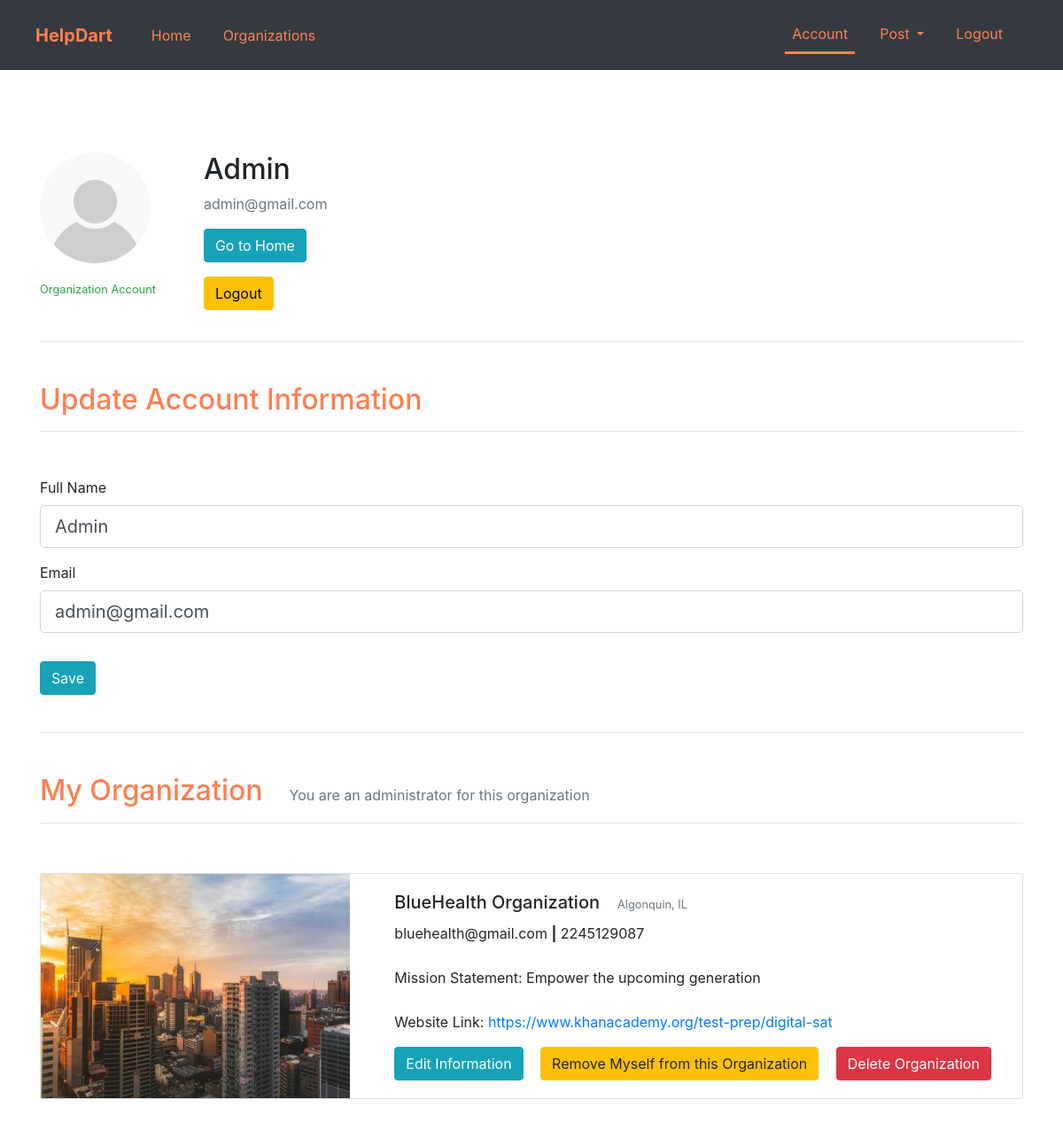
/account (signed in), run on an earlier commit of the app's database.
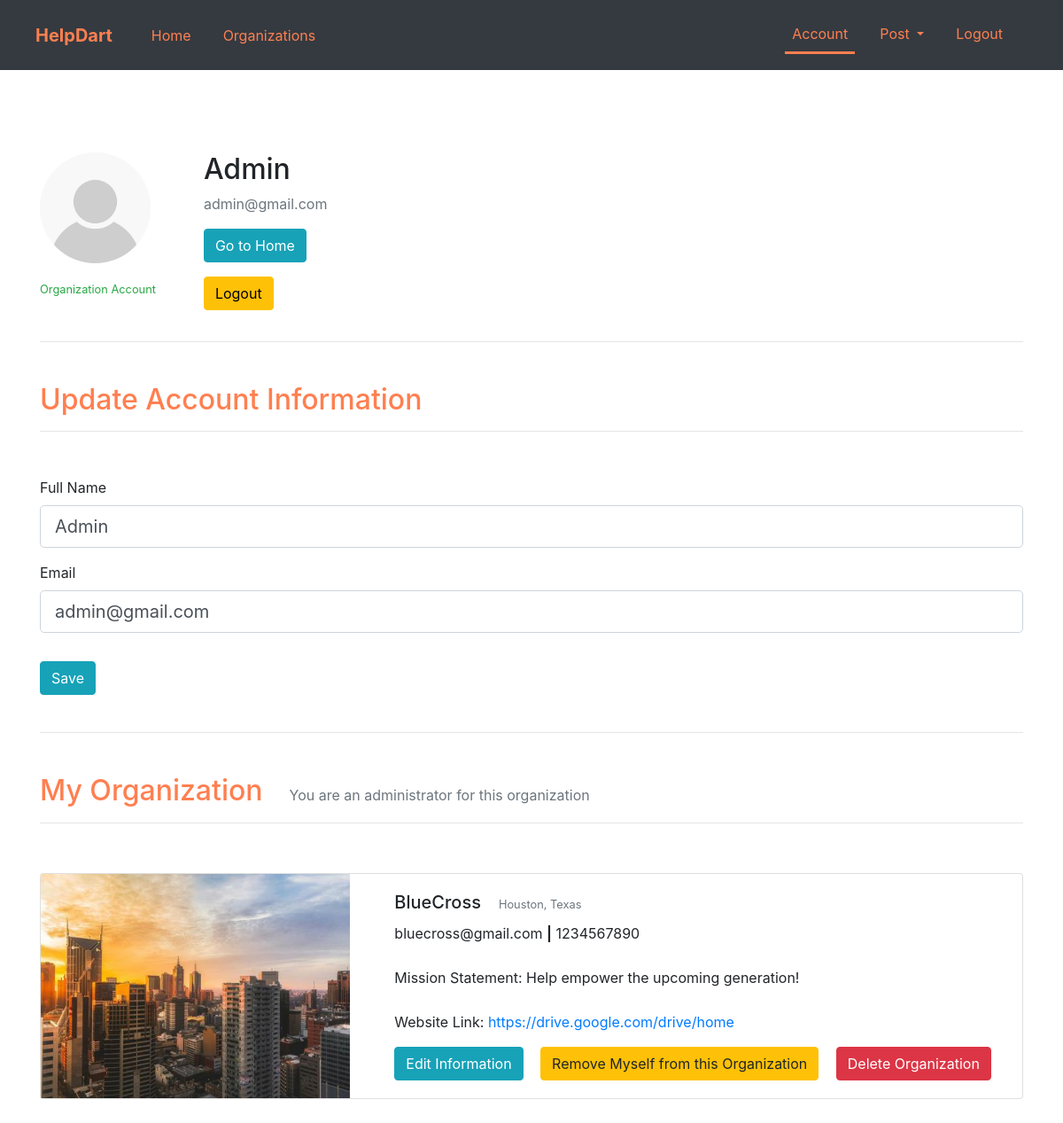
And on a later commit of the database.
### app.py (models this page shows, shortened)
class Client(db.Model, UserMixin):
    id = db.Column(db.Integer, primary_key=True)
    is_organization = db.Column(db.Boolean, default=False)
    full_name = db.Column(db.String(60))
    email = db.Column(db.String(120), unique=True)
    password = db.Column(db.String(60))
    answered_organization_questions = db.Column(db.Boolean, default=False)
    organization_id = db.Column(db.Integer, db.ForeignKey('organization.id'))

class Organization(db.Model, UserMixin):
    id = db.Column(db.Integer, primary_key=True)
    organization_name = db.Column(db.String(120), default=None)
    primary_location = db.Column(db.String(120), default=None)
    mission_statement = db.Column(db.String(240), default=None)
    email_contact = db.Column(db.String(120), default=None)
    phonenumber_contact = db.Column(db.String(120), default=None)
    website_link = db.Column(db.String(120), default=None)
    image = db.Column(db.String(120), default="default_organization.jpg")
    administrators = db.relationship("Client", backref="administrator")
    events = db.relationship("Event", backref="event")

### app.py (the view, shortened to what this page needs)
@app.route("/account", methods=["GET", "POST"])
@login_required
def account():
    form = UpdateAccountForm()
    user_organization_obj = None
    if current_user.is_organization == True:
        user_organization_obj = Organization.query.filter_by(id=current_user.organization_id).first()
    if request.method == "GET":
        form.fullname.data = current_user.full_name
        form.email.data = current_user.email
    if current_user.is_organization and current_user.answered_organization_questions == True:
        return render_template("account.html", form=form, user_organization_obj=user_organization_obj)
    else:
        return render_template("account.html", form=form, user_organization_obj=user_organization_obj)

### app.py
class UpdateAccountForm(FlaskForm):
    fullname = StringField("Full Name")
    email = EmailField("Email")
    submit = SubmitField("Save")

### app.py (called while the page is built)
@login_manager.user_loader
def load_user(user_id):
    return Client.query.get(int(user_id))

### templates/account.html (shortened to what this page needs)
{% extends "layout.html" %}
{% block navbar_links %}
    <div class="collapse navbar-collapse" id="navbarText">
        <ul class="navbar-nav mr-auto">
            <li class="nav-item" style="padding-right: 20px;">
                <a class="nav-link" href="{{ url_for('home') }}" style="color: coral;">Home</a>
            </li>
            <li class="nav-item" style="padding-right: 20px;">
                <a class="nav-link" href="{{ url_for('organizations') }}" style="color: coral;">Organizations</a>
            </li>
        </ul>
        <ul class="navbar-nav ml-auto" >
            {% if current_user.is_authenticated %}
                <li class="nav-item active" style="padding-right: 20px;">
                    <div style="border-bottom: solid; border-bottom-color: coral;"><a class="nav-link" href="{{ url_for('account') }}" style="color: coral;">Account<span class="sr-only">(current)</span></a></div>
                </li>
                {% if current_user.is_organization  and current_user.answered_organization_questions %}
                    <li class="nav-item dropdown" style="padding-right: 20px;">
                        <a style="color: coral;" class="nav-link dropdown-toggle" href="#" id="navbarDropdown" role="button" data-toggle="dropdown" aria-haspopup="true" aria-expanded="false">
                            Post
                        </a>
                    </li>
                {% endif %}
                <li class="nav-item" style="padding-right: 20px;">
                    <a class="nav-link" href="{{ url_for('logout') }}" style="color: coral;">Logout</a>
                </li>
            {% endif %}
        </ul>
    </div>
{% endblock navbar_links %}
{% block main %}
    <div class="container" style="padding-bottom: 200px;">
        <div class="mt-5">
            <div class="media">
                <figure>
                    <img class="rounded-circle" src="{{ url_for('static', filename='images/default_user.jpg') }}" style="width: 125px; height: 125px;">
                    <figcaption>
                        <p class="mt-3 text-center">
                            {% if current_user.is_organization %}
                                <small class="text-success">Organization Account</small>
                            {% endif %}
                        </p>
                    </figcaption>
                </figure>
                <div class="media-body">
                    <div class="ml-4" style="padding-left: 30px;">
                        <h2 class="account-heading">{{ current_user.full_name }}</h2>
                        <p class="text-secondary">{{ current_user.email }}</p>
                        <p class="text-secondary">
                            <a style="color: white;" class="btn btn-info" href="{{ url_for('home') }}">Go to Home</a>
                        </p>
                        <p class="text-secondary">
                            <a style="color: black;" class="btn btn-warning" href="{{ url_for('logout') }}">Logout</a>
                        </p>
                    </div>
                </div>
            </div>
            <hr>
        </div>
        <div>
            <div class="text-left">
                <h2 style="color: coral; padding-top: 30px;">Update Account Information</h2>
                <hr>
            </div>
            <div style="padding-top: 35px;">
                <form method="POST" action="" enctype="multipart/form-data">
                    <fieldset class="form-group">
                        <div class="form-group">
                            {{ form.fullname.label(class="form-control-label") }}
                            {% if form.fullname.errors %}
                                {{ form.fullname(class="form-control form-control-lg is-invalid") }}
                                <div class="invalid-feedback">
                                    {% for error in form.fullname.errors %}
                                        <span>{{ error }}</span>
                                    {% endfor %}
                                </div>
                            {% else %}
                                {{ form.fullname(class="form-control form-control-lg") }}
                            {% endif %}
                        </div>
                        <div class="form-group">
                            {{ form.email.label(class="form-control-label") }}
                            {% if form.email.errors %}
                                {{ form.email(class="form-control form-control-lg is-invalid") }}
                                <div class="invalid-feedback">
                                    {% for error in form.email.errors %}
                                        <span>{{ error }}</span>
                                    {% endfor %}
                                </div>
                            {% else %}
                                {{ form.email(class="form-control form-control-lg") }}
                            {% endif %}
                        </div>
                    </fieldset>
                    <div class="form-group">
                        {{ form.submit(class="btn btn-info") }}
                    </div>
                </form>
            </div>
        </div>
        <div style="padding-top: 10px;"><hr></div>
        {% if current_user.is_organization == True and current_user.answered_organization_questions == True %}
            {% if user_organization_obj != None %}
                <div class="text-left" style="padding-top: 30px;">
                    <span class="h2" style="padding-right: 30px; color: coral;">My Organization</span><span class="text-muted">You are an administrator for this organization</span>
                    <hr>
                </div>
                <div style="padding-top: 40px;">
                    <div class="card">
                        <div class="row">
                            <div class="col-md-4">
                                <img src='{{ user_organization_obj.image }}' class="rounded-start" style="height: 100vh; width: 100vw; overflow: hidden; width: 100%; height: 100%; object-fit: cover;" alt="Organization image">
                            </div>
                            <div class="col-md-8">
                                <div class="card-body">
                                    <span class="h5" style="padding-top: 10px; padding-right: 20px;">{{ user_organization_obj.organization_name }}</span><span><small class="text-muted">{{ user_organization_obj.primary_location }}</small></span>
                                    <p class="card-text" style="padding-top: 10px;">{{ user_organization_obj.email_contact }} <b>|</b> {{ user_organization_obj.phonenumber_contact }}</p>
                                    <p class="card-text" style="padding-top: 10px;">Mission Statement: {{ user_organization_obj.mission_statement }}</p>
                                    <p class="card-text" style="padding-top: 10px;">Website Link: <a href="{{ user_organization_obj.website_link }}" target="_blank">{{ user_organization_obj.website_link }}</a></p>
                                    <form method="POST" action="" enctype="multipart/form-data">
                                        <span style="padding-right: 15px;">
                                            <input type="submit" class="btn btn-info" id="edit_organization_info" name="edit_organization_info" value="Edit Information">
                                        </span>
                                        <span style="padding-right: 15px;">
                                            <input type="submit" class="btn btn-warning" id="remove_from_organization" name="remove_from_organization" value="Remove Myself from this Organization">
                                        </span>
                                        <span>
                                            <input type="submit" class="btn btn-danger" id="delete_organization" name="delete_organization" value="Delete Organization">
                                        </span>
                                    </form>
                                </div>
                            </div>
                        </div>
                    </div>
                </div>
            {% endif %}
        {% endif %}
    </div>
{% endblock main %}

### templates/layout.html (shortened to what this page needs)
<!doctype html>
<html lang="en">
  <head>
	<link rel="stylesheet" href="https://cdn.jsdelivr.net/npm/bootstrap@4.0.0/dist/css/bootstrap.min.css">
  </head>
  <header>
	<nav class="navbar navbar-expand-lg navbar-dark bg-dark fixed-top">
		<div class="container navcolor" style="padding: 10px;">
			<a class="navbar-brand" href="{{ url_for('home') }}" style="color: coral; padding-right: 20px;"><b>HelpDart</b></a>
			{% block navbar_links %}
			{% endblock navbar_links %}
		</div>
	</nav>
  </header>
  <body>
    <div style="padding-top: 100px;">
        {% with messages = get_flashed_messages(with_categories=true) %}
            <br>
        {% endwith %}
        {% block main %}
        {% endblock main %}
    </div>
</body>
</html>

What changed in the data, as far as the page shows it:
changed Organization: organization_name "BlueHealth Organization" → "BlueCross"; primary_location "Algonquin, IL" → "Houston, Texas"; email_contact "bluehealth@gmail.com" → "bluecross@gmail.com"; phonenumber_contact "2245129087" → "1234567890"; mission_statement "Empower the upcoming generation" → "Help empower the upcoming generation!"; website_link "https://www.khanacademy.org/test-prep/digital-sat" → "https://drive.google.com/drive/home"
